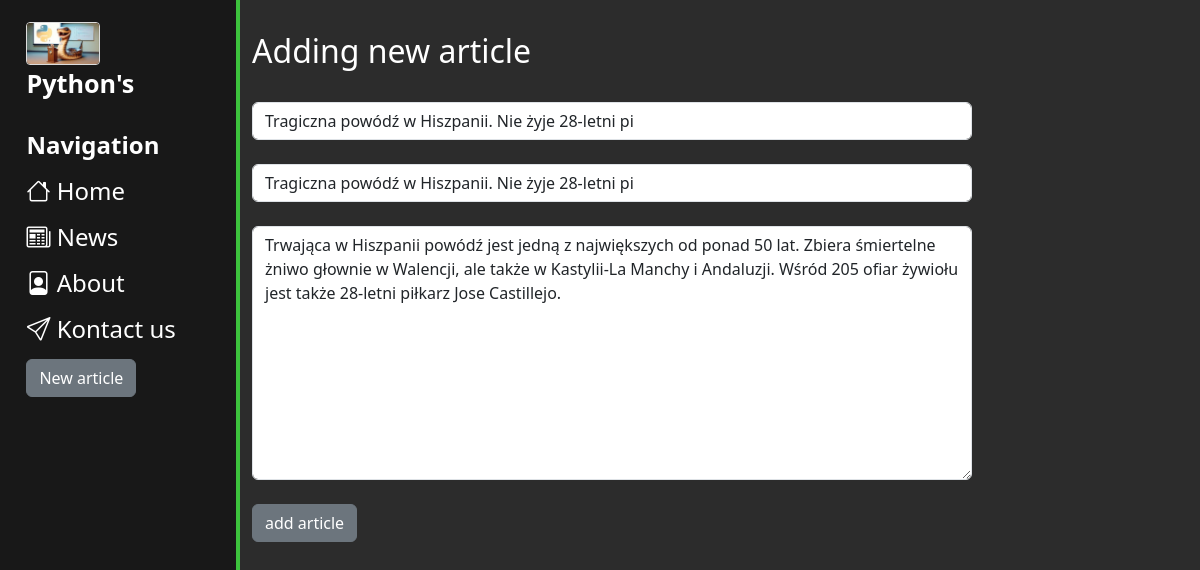
The page /news/2/update on the database its author committed.
### news/models.py (models this page shows, shortened)
class Articles(models.Model):
    title = models.CharField('Name', max_length=50)
    anons = models.CharField('Anonse', max_length=250)
    full_text = models.TextField('Full text')
    dete = models.DateTimeField("Date of publication", auto_now_add=True)
    img = models.ImageField(name="image",blank=True, default="pythonimage.webp", upload_to="images")
    class Meta:
        verbose_name = 'News'
        verbose_name_plural = 'Newses'

### news/views.py (the view)
# urls.py: path('<int:pk>/update', views.NewsUpdateView.as_view(), name='wiew-update'),
class NewsUpdateView(UpdateView):
    model = Articles
    template_name = 'news/create.html'
    form_class = ArticlesForm

### news/forms.py
class ArticlesForm(ModelForm):
    class Meta:
        model = Articles
        fields = ['title','anons', 'full_text']
        widgets = {
              "title": TextInput(attrs={
                  'class': 'form-control',
                  'placeholder': 'Article name'
              }),
              "anons": TextInput(attrs={
                  'class': 'form-control',
                  'placeholder': 'Anons'
              }),
              "full_text": Textarea(attrs={
                  'class': 'form-control',
                  'placeholder': 'Article text'
              })
        }

### news/templates/news/create.html (shortened to what this page needs)
{% extends 'main/layout.html'%}
{% load static %}
{% block content %}
    <div class="new_article">
        <h2>Adding new article</h2>
        <form method="post">
            {% csrf_token %} <br>
            {{ form.title }} <br>
            {{ form.anons }} <br>
            {{ form.full_text }} <br>
            <button type="submit" class="btn btn-secondary">add article</button>
        </form>
    </div>
{% endblock %}

### main/static/main/css/main.css (style rules this page uses)
* { margin: 0; padding: 0; box-sizing: border-box; }
body { background-color: #2c2c2c; height: 100vh; width: 100%; }
.new_article { margin-top: 32px; width: 60%; position: fixed; }

### rows shown on the page
Articles: title "Tragiczna powódź w Hiszpanii. Nie żyje 28-letni pi", anons "Tragiczna powódź w Hiszpanii. Nie żyje 28-letni pi", full_text "Trwająca w Hiszpanii powódź jest jedną z największych od ponad 50 lat. Zbiera śmiertelne żniwo głownie w Walencji, ale także w Kastylii-La Manchy i Andaluzji. Wśród 205 ofiar żywiołu jest także 28-letni piłkarz Jose Castillejo."
